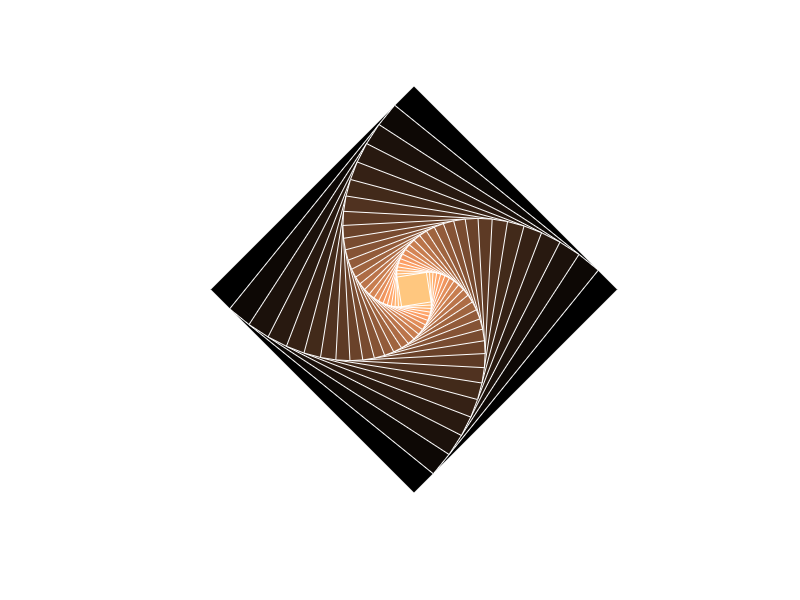

MATLAB code to generate this figure:
%spiral square
function spiralSquare4
t=linspace(0,2*pi,5); %points for triangle
len=1;
[x,y]=pol2cart(t,1);

theta=pi/30;
numSquare=25;
phi=pi/4;
colormap=copper(numSquare);

for n=1:numSquare
    patch(len*x,len*y,'r','facecolor',colormap(n,:),'edgecolor',[1 1 1]);
    len=len*cos(phi)/cos(phi-theta);
    [x,y]=trans2d(x,y,0,0,theta); %rotate by theta
end

axis([-1.2 1.2 -1.2 1.2])
axis equal off

function [xx,yy]=trans2d(x,y,tx,ty,phi)
xx=x.*cos(phi)-y.*sin(phi)+tx;
yy=x.*sin(phi)+y.*cos(phi)+ty;
return
